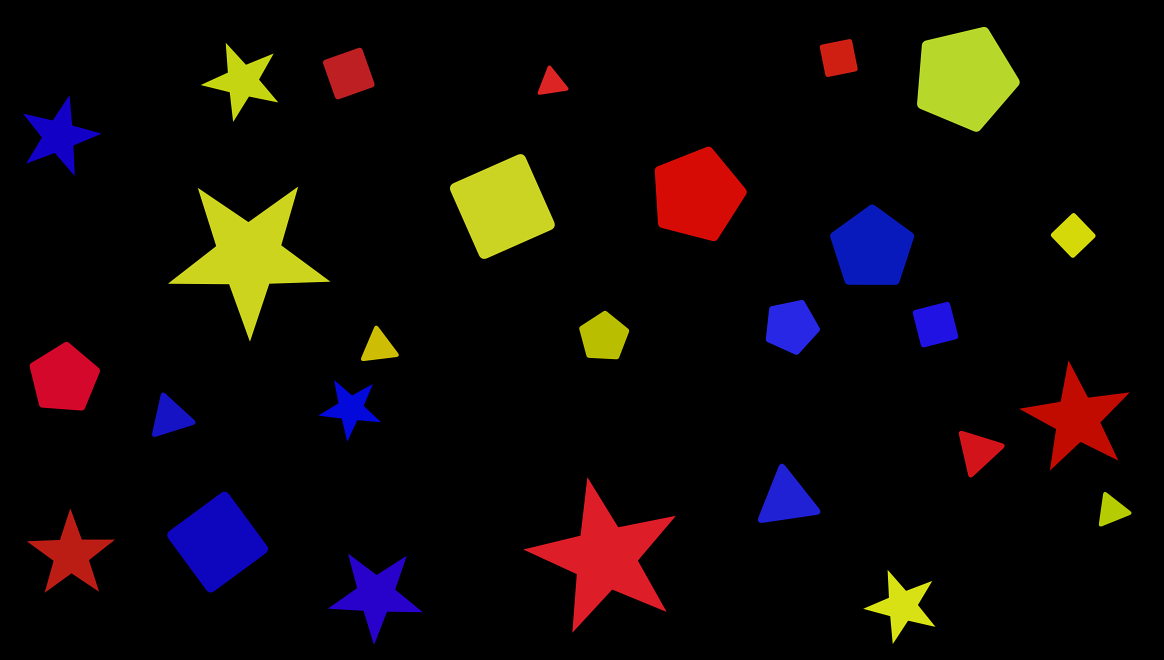
#> input picture lab1_vision/img.png, 5820 x 3300 px (shown at 1/5 size)
$ jupyter execute sample.ipynb
#> lines starting #> are read from the running program, lines starting #| are printed output that depends on the picture; after the words box and inside, x2 and y2 are one past the last pixel; in counts of white or black regions, pixels touching at a corner belong together
### lab1_vision/image_gen.py
import numpy as np
import matplotlib.pyplot as plt
from matplotlib.patches import Path, PathPatch, Polygon
from matplotlib.path import Path as MPath
import random


# [85 lines left out: functions draw_rounded_polygon, draw_star, check_overlap, not called in this run]


def random_red_hex():
    return f'#{random.randint(200, 255):02X}{random.randint(0, 50):02X}{random.randint(0, 50):02X}'


def random_yellow_hex():
    return f'#{random.randint(200, 255):02X}{random.randint(200, 255):02X}{random.randint(0, 50):02X}'


def random_blue_hex():
    return f'#{random.randint(0, 50):02X}{random.randint(0, 50):02X}{random.randint(200, 255):02X}'


def create_shapes_image(save_path=None, show=True, img_width=1920, img_height=1080, min_distance=1.2):
    img_width, img_height = img_width / 100, img_height / 100
    shape_types = ['star', 'triangle', 'square', 'pentagon']

    plt.style.use('dark_background')
    fig, ax = plt.subplots(figsize=(img_width, img_height))
    fig.patch.set_facecolor('black')
    fig.subplots_adjust(left=0, right=1, top=1, bottom=0)
    ax.set_facecolor('black')

    ax.set_xlim(-img_width / 2, img_width / 2)
    ax.set_ylim(-img_height / 2, img_height / 2)
    ax.set_aspect('equal')

    ax.set_xticks([])
    ax.set_yticks([])
    ax.spines['top'].set_visible(False)
    ax.spines['right'].set_visible(False)
    ax.spines['bottom'].set_visible(False)
    ax.spines['left'].set_visible(False)

    objects = []
    placed_objects = []

    while len(placed_objects) < random.randint(20, 40):
        shape_type = shape_types[len(placed_objects) % len(shape_types)]
        colors = {'red': random_red_hex(), 'yellow': random_yellow_hex(), 'blue': random_blue_hex()}
        for color_name, color_hex in colors.items():
            lim_attempts = 100
            placed = False

            for _ in range(lim_attempts):
                size = random.uniform(0.5, 1.5)
                rotation = random.uniform(0, 360)

                margin = size
                x = random.uniform(-img_width / 2 + margin, img_width / 2 - margin)
                y = random.uniform(-img_height / 2 + margin, img_height / 2 - margin)

                if not check_overlap(objects, (x, y), size, min_distance):
                    if shape_type == 'star':
                        radius = draw_star(ax, (x, y), size, color_hex, rotation)
                    elif shape_type == 'triangle':
                        radius = draw_rounded_polygon(ax, 3, size, (x, y), rotation, color_hex, 0.2)
                    elif shape_type == 'square':
                        radius = draw_rounded_polygon(ax, 4, size, (x, y), rotation, color_hex, 0.15)
                    elif shape_type == 'pentagon':
                        radius = draw_rounded_polygon(ax, 5, size, (x, y), rotation, color_hex, 0.12)

                    objects.append((x, y, radius))
                    placed_objects.append((shape_type, color_name, x, y, size, rotation))
                    placed = True
                    break

            if not placed:
                print(f"Не удалось разместить {color_name} {shape_type} после {lim_attempts} попыток")

    if save_path:
        plt.savefig(save_path, dpi=300, bbox_inches='tight', facecolor='black')

    if show:
        plt.show()

    return fig, ax, placed_objects


# [12 lines that do not run on import are left out]

### lab1_vision/sample.ipynb
[cell 1]
import cv2
import numpy as np
from PIL import Image
from IPython.display import display

from lab1_vision.image_gen import create_shapes_image

[cell 2]
IMG_PATH = 'img.png'
FIGURE_TO_SEARCH = 'square' # triangle, square, pentagon, star
COLOR_TO_SEARCH = 'red' # red, yellow, blue

[cell 3]
COLORS_RANGE = {'red': (np.array([0, 0, 200]), np.array([50, 50, 255])),
                'yellow': (np.array([0, 200, 200]), np.array([50, 255, 255])),
                'blue': (np.array([200, 0, 0]), np.array([255, 50, 50]))}
VERTEXES_NUMBER = {'triangle': 3, 'square': 4, 'pentagon': 5, 'star': 10}

[cell 4]
create_shapes_image(save_path=IMG_PATH)
#> (the call stopped at in create_shapes_image, `fig, ax = plt.subplots(figsize=(img_width, img_height))`: IPython is not available in this run)

[cell 5]
img = cv2.imread(IMG_PATH)
#> img is the input picture: shape (3300, 5820, 3); mean B, G, R 8.2, 9.8, 16.4

[cell 6]
lower, higher = COLORS_RANGE[COLOR_TO_SEARCH][0], COLORS_RANGE[COLOR_TO_SEARCH][1]
mask = cv2.inRange(img, lower, higher)
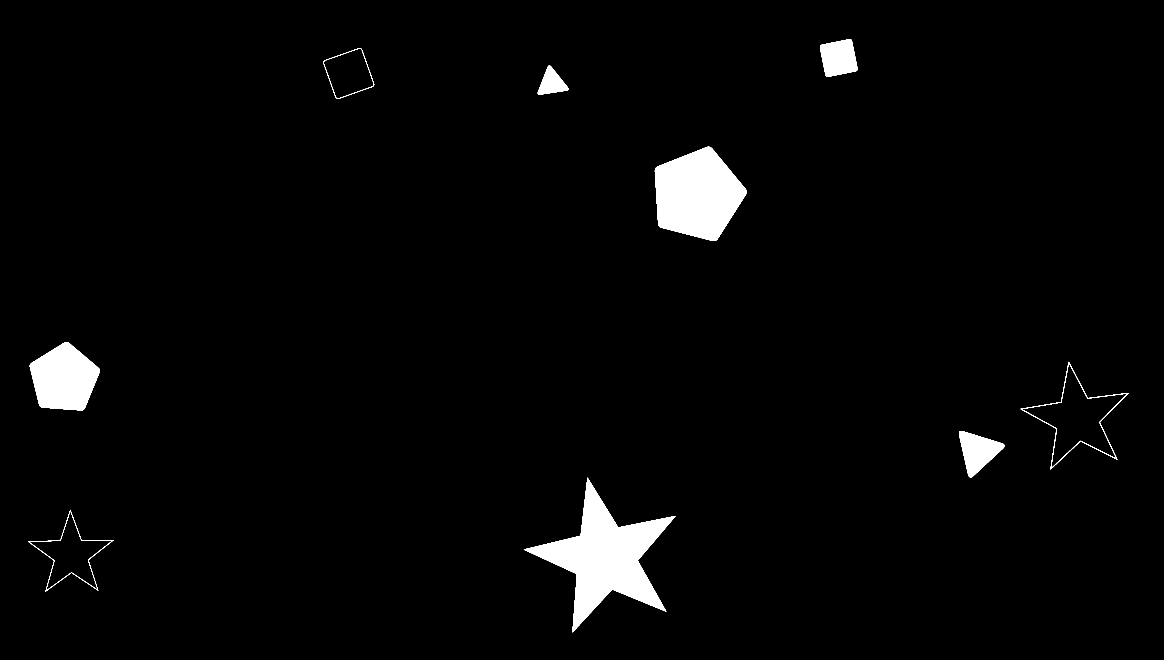
#> mask: shape (3300, 5820) (shown at 1/5 size); 2.7% white; 9 white regions
selection = cv2.bitwise_and(img, img, mask=mask)
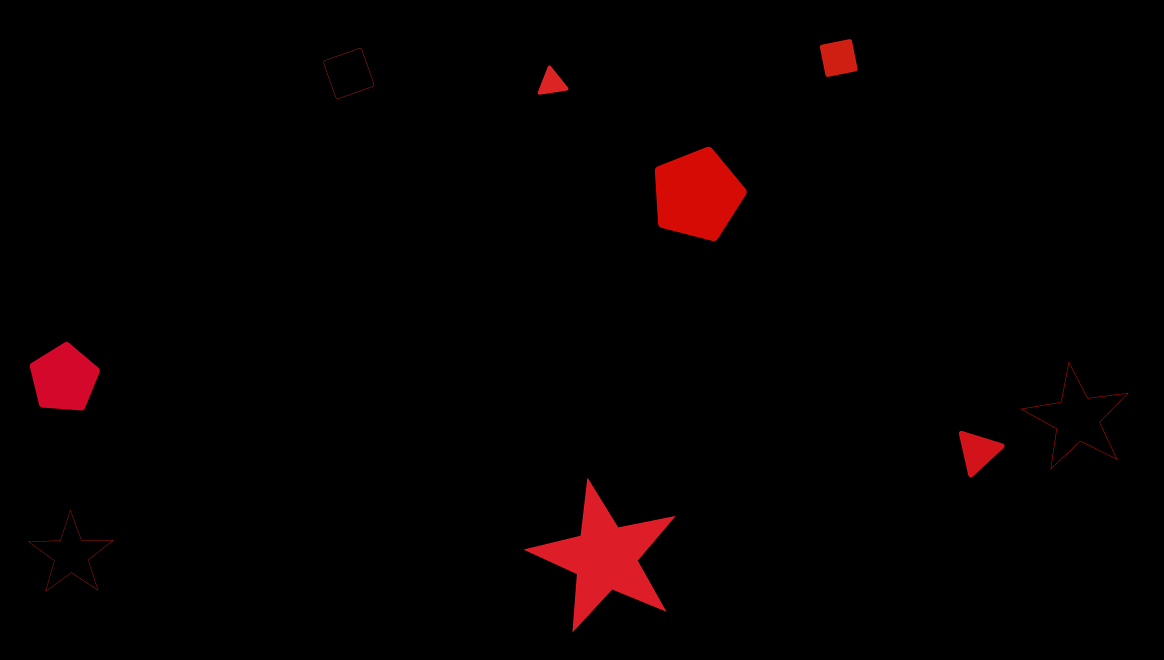
#> selection: shape (3300, 5820, 3) (shown at 1/5 size); mean B, G, R 0.7, 0.5, 5.7
display(Image.fromarray(cv2.cvtColor(selection, cv2.COLOR_BGR2RGB)))

[cell 7]
gray = cv2.cvtColor(selection, cv2.COLOR_BGR2GRAY)
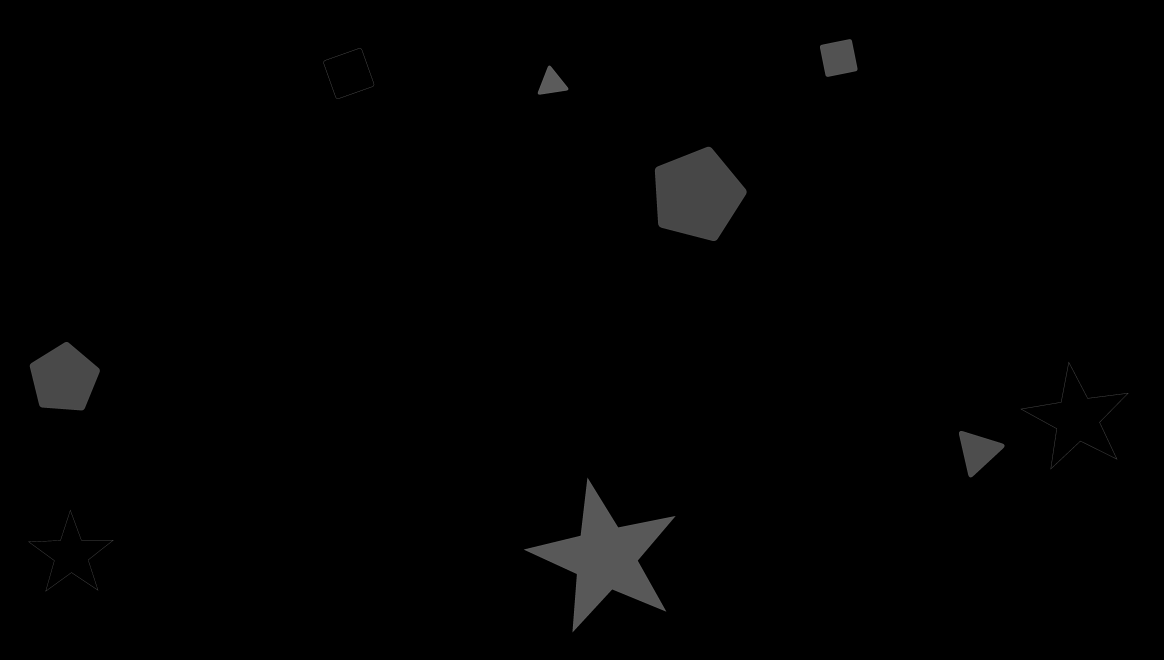
#> gray: shape (3300, 5820) (shown at 1/5 size); min 0, max 101, mean 2.1
display(Image.fromarray(cv2.cvtColor(gray, cv2.COLOR_BGR2RGB)))

[cell 8]
contours, _ = cv2.findContours(gray, cv2.RETR_EXTERNAL, cv2.CHAIN_APPROX_SIMPLE)
#> contours = 9 contours; largest, box (x1, y1, x2, y2) and area: (2619, 2388, 3378, 3162) 195874, (3274, 734, 3733, 1205) 150886, (5103, 1809, 5643, 2347) 96734, (149, 1710, 499, 2052) 83462, (141, 2549, 568, 2958) 58876
for cont in contours:
    sm = cv2.arcLength(cont, True)
    apd = cv2.approxPolyDP(cont, 0.02 * sm, True)
    if len(apd) == VERTEXES_NUMBER[FIGURE_TO_SEARCH]: # поиск по количеству вершин
        cv2.drawContours(img, [cont], -1, (255, 255, 255), 10)
#> this loop made 9 passes
#> sm on passes 1, 2, 4, 5, 6: 1690.5, 3083, 2159.3, 1144.5, 1540.3
#> (sm, apd) on passes 3, 7, 8, 9: (750.8, [[4802, 2155], [4855, 2386], [5022, 2227]]), (489.5, [[2744, 328], [2689, 468], [2838, 450]]), (854.2, [[1804, 242], [1618, 307], [1685, 493], [1869, 427]]), (669.5, [[4255, 198], [4102, 227], [4131, 381], [4285, 351]])
display(Image.fromarray(cv2.cvtColor(img, cv2.COLOR_BGR2RGB)))
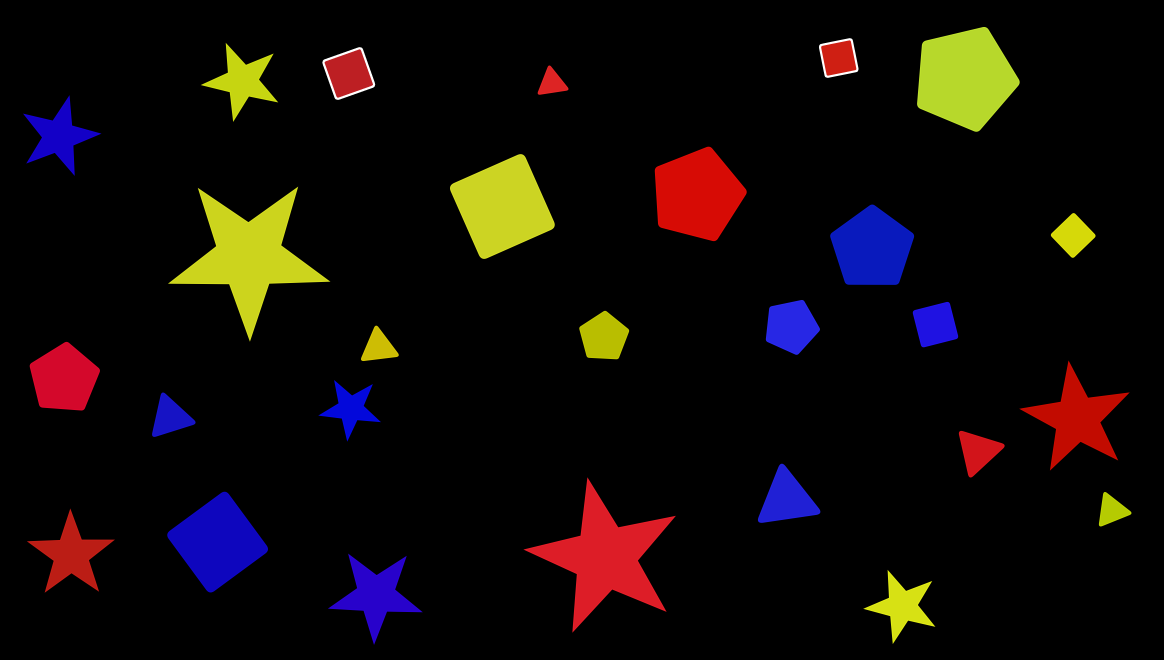
#> shown: PIL image 5820x3300 RGB (shown at 1/5 size); mean R, G, B 16.5, 9.9, 8.4

$ run again, with lab1_vision/image.png copied over lab1_vision/img.png
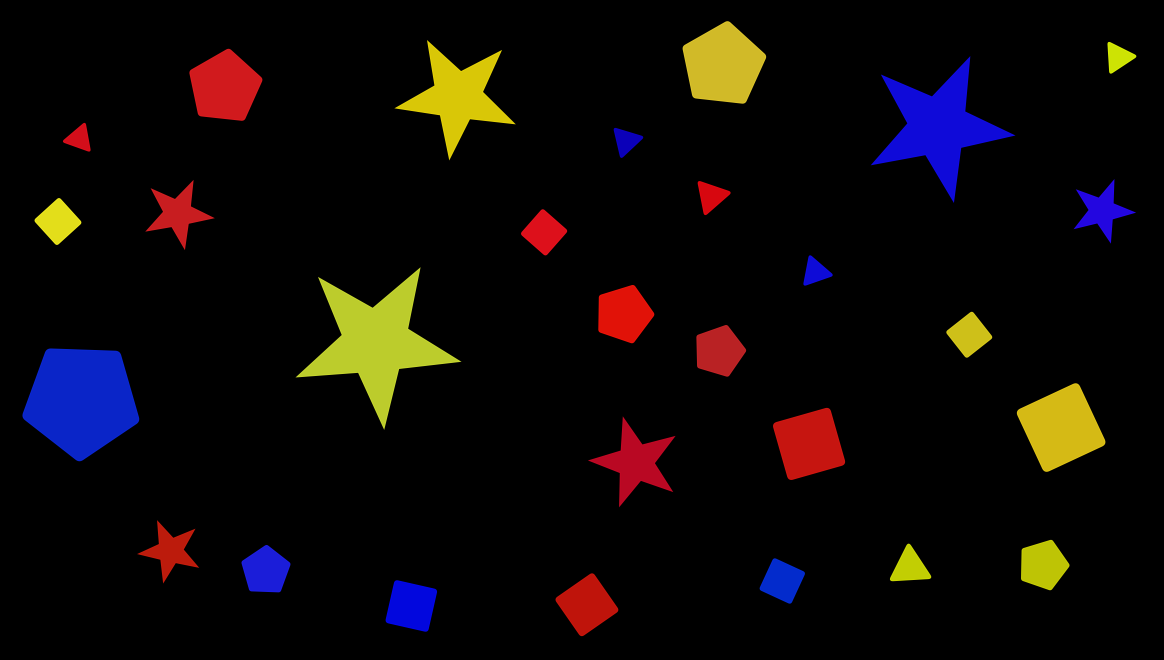
#> input picture lab1_vision/image.png, 5820 x 3300 px (shown at 1/5 size)
#> img is the input picture: shape (3300, 5820, 3); mean B, G, R 8.1, 8.8, 13.7
#> `mask = cv2.inRange(img, lower, higher)`:
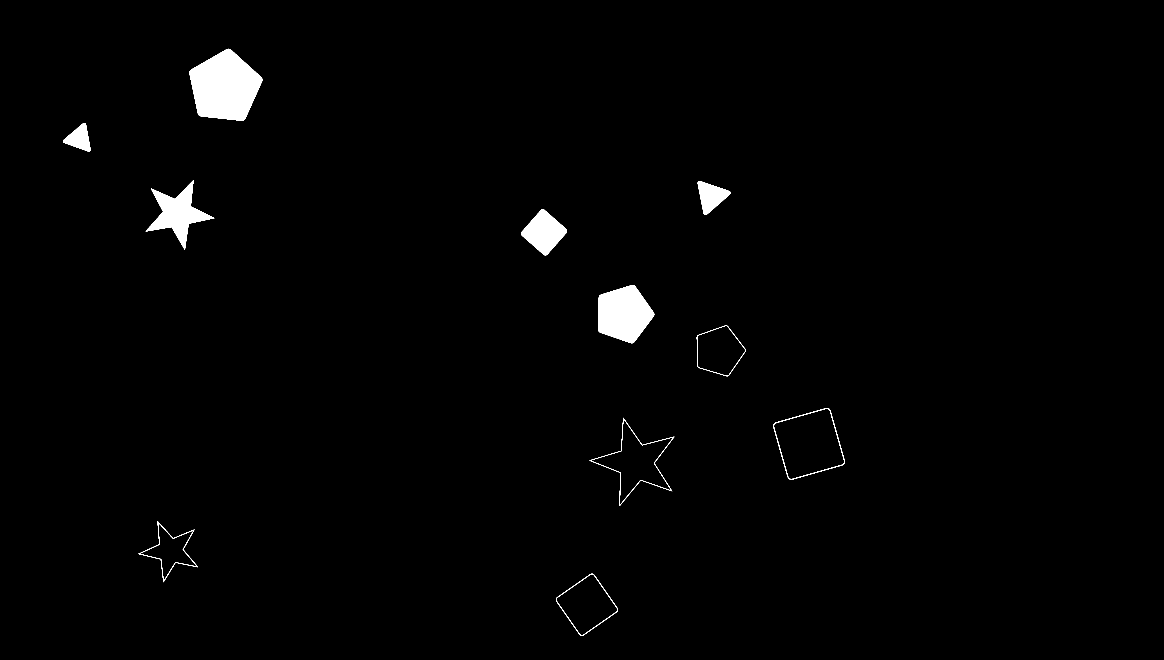
#> mask: shape (3300, 5820) (shown at 1/5 size); 1.3% white; 11 white regions
#> contours = 11 contours; largest, box (x1, y1, x2, y2) and area: (947, 244, 1312, 603) 90634, (3867, 2041, 4224, 2398) 87185, (2947, 2089, 3372, 2529) 62778, (2992, 1425, 3271, 1716) 57181, (2780, 2869, 3090, 3179) 52817
#> the loop `for cont in contours:` made 11 passes
#> sm on passes 2, 3, 5, 6, 9, 11: 1206.7, 1745.8, 825.1, 946.2, 1380.9, 1192.7
#> `display(Image.fromarray(cv2.cvtColor(img, cv2.COLOR_BGR2RGB)))`:
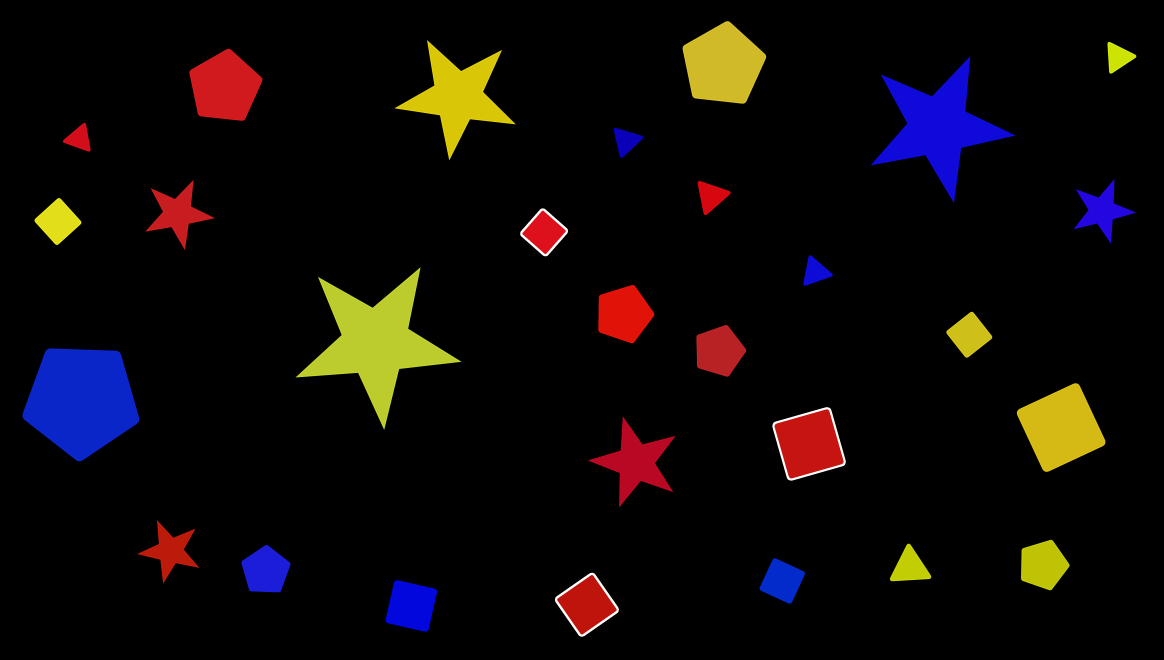
#> shown: PIL image 5820x3300 RGB (shown at 1/5 size); mean R, G, B 13.9, 9.2, 8.5
